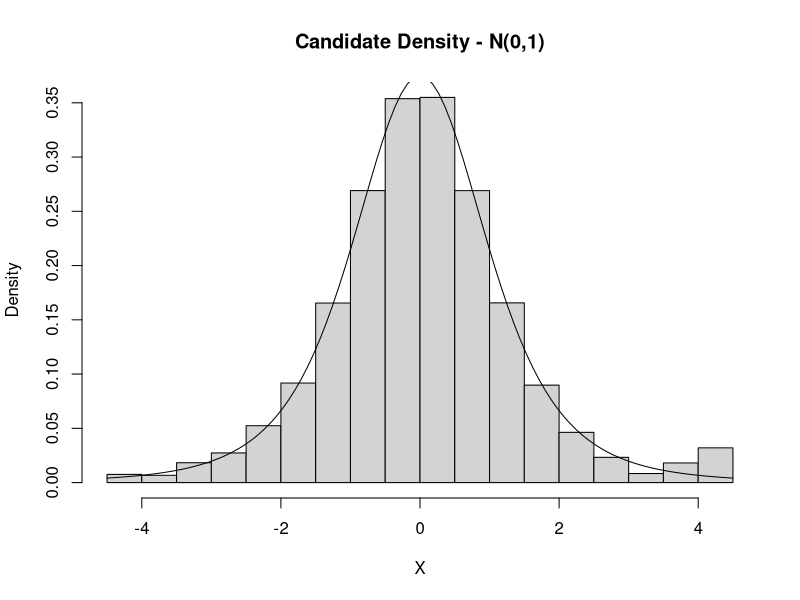
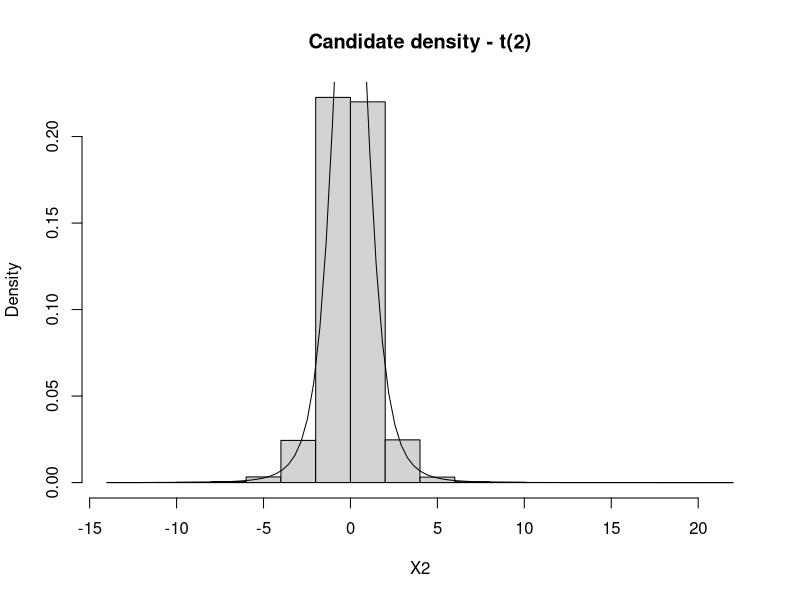
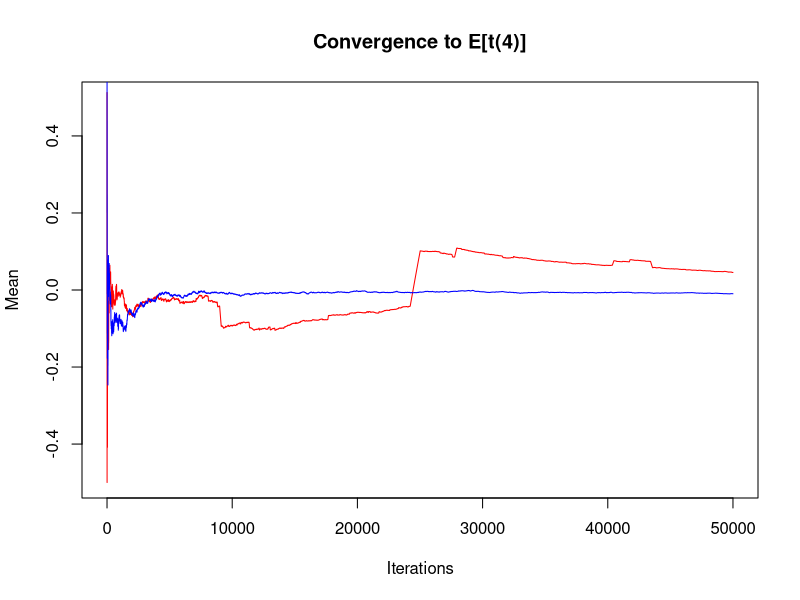
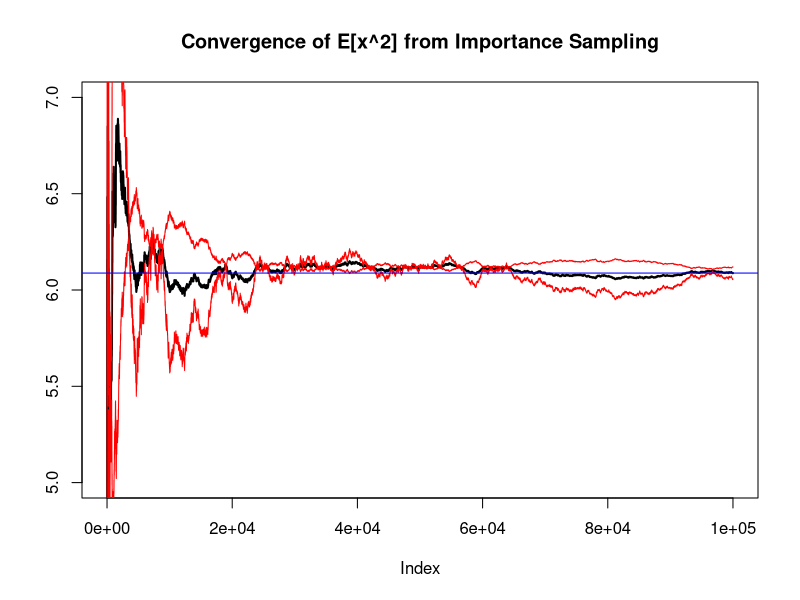
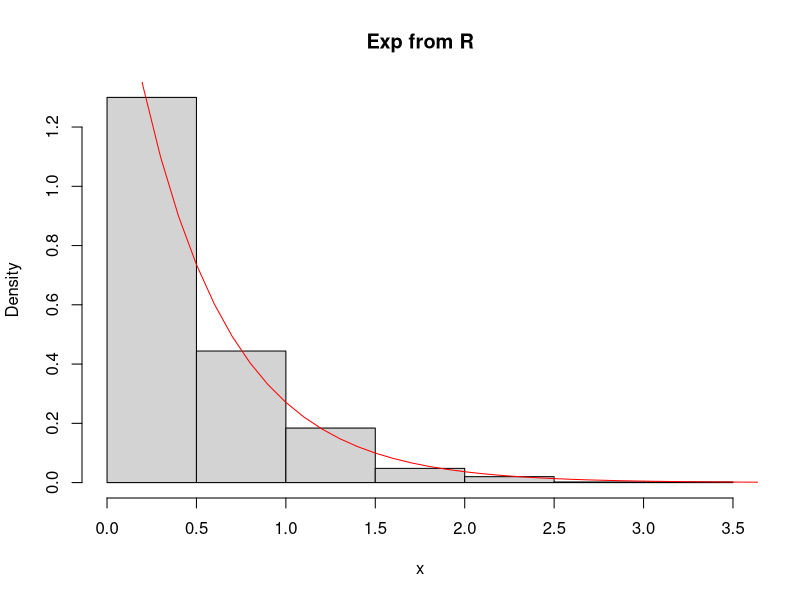
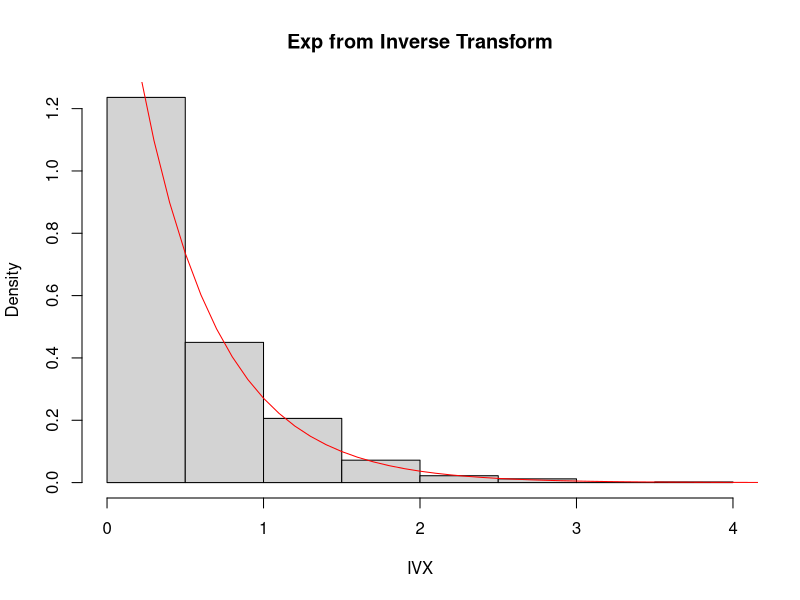
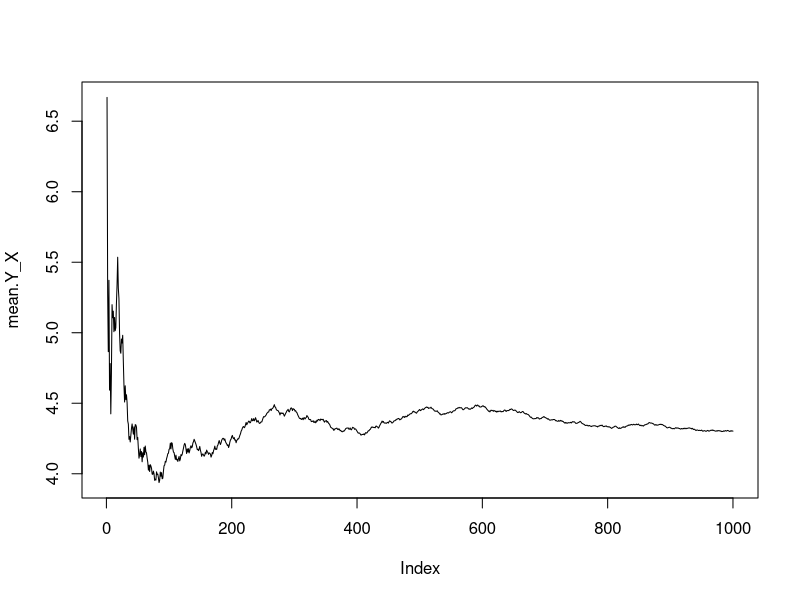
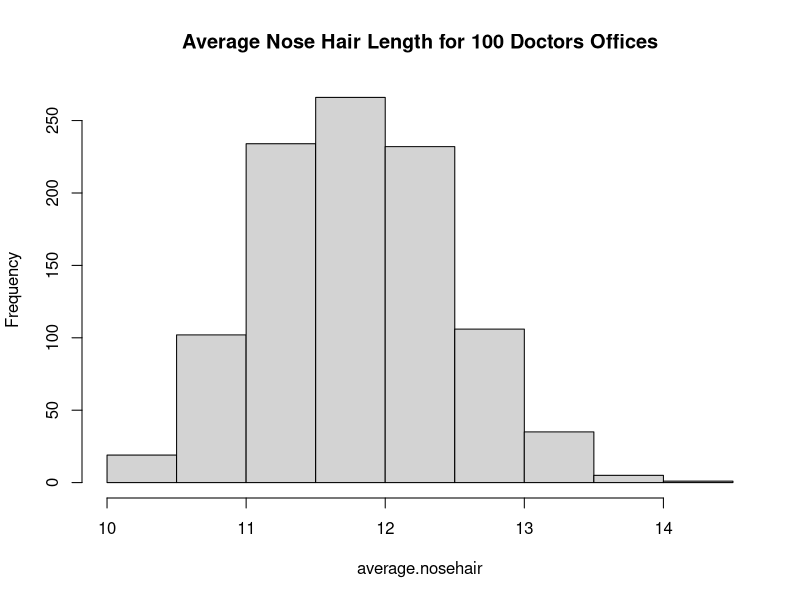

The R source for these figures, in order:
## ---- chunk 1
Sys.setenv(HTTP_PROXY = "c1proxy.frb.org:8080")
Sys.setenv(HTTPS_PROXY = "c1proxy.frb.org:8080")
Sys.setenv(SPARK_HOME = "/usr/hdp/current/spark2-client")
Sys.setenv(SPARK_CONF_DIR= "/usr/hdp/current/spark2-client/conf/")

library(knitr)
library(rmarkdown)
library(expm)
library(rmutil)
library(mnormt)
library(graphics)
library(raster)
library(sp)
library(MASS)
library(dplyr)
knitr::opts_chunk$set(echo = TRUE)
## ---- chunk 2
# Parameters 
Nsim <- 50000

# Get the true distribution for comparison
  tdist <- rt(n=Nsim,df=4)
  print(paste0("True mean of t(4) is ,", mean(tdist)))
  
# Get the vectors for the loop
  Accept <- 1
  X <- rep(runif(1),Nsim)  

# Run the Loop
  for (i in 2:Nsim){
    ## Get the candidate from N(0,1)
     Y <- rnorm(n=1,mean=0,sd=1)  
    ## (g(candidate)*q(X[i-1]))/(g(x[i-1])*q(candidate)
     rho <- (dt(Y,df=4)*dnorm(X[i-1],mean=0,sd=1))/
            (dt(X[i-1],df=4)*dnorm(Y,mean=0,sd=1))
    ## Accept Y with rho
      X[i] <- X[i-1] + (Y-X[i-1])*(runif(1)<rho)
    ## Acceptance rate
      Accept[i] <- (runif(1)<rho)
  }
  hist(X, freq=FALSE, main="Candidate Density - N(0,1)")
  curve(dt(x,df=4),add=T)
  print(paste0("Acceptance Rate based on N(0,1) ",(sum(as.numeric(Accept)))/(Nsim-1)))
  print(paste0("Mean based on N(0,1) = ",mean(X)))
  

  
## ---- chunk 3
# Parameters 
Nsim <- 50000

# Get the true distribution for comparison
  tdist <- rt(n=Nsim,df=4)
  print(paste0("True mean of t(4) is ,", mean(tdist)))
  
# Get the vectors for the loop
  Accept <- 1
  X2 <- rep(runif(1),Nsim)  

# Run the Loop
  for (i in 2:Nsim){
    ## Get the candidate from t(2)
     Y <- rt(n=1,df=2)  
    ## (g(candidate)*q(X[i-1]))/(g(x[i-1])*q(candidate)
     rho <- (dt(Y,df=4)*dt(X2[i-1],df=2))/
            (dt(X2[i-1],df=4)*dt(Y,df=2))
    ## Accept Y with probability rho
      X2[i] <- X2[i-1] + (Y-X2[i-1])*(runif(1)<rho)
    ## Acceptance rate
      Accept[i] <- (runif(1)<rho)
  }
  print(paste0("Acceptance Rate based on t(2) ",(sum(as.numeric(Accept)))/(Nsim-1)))
  print(paste0("Mean based on t(2) = ",mean(X)))
  hist(X2, freq=FALSE, main="Candidate density - t(2)")
  curve(dt(x,df=4),add=T)
  
  
## ---- chunk 4
mean.normcand <- cumsum(X)/1:Nsim
mean.t2 <- cumsum(X2)/1:Nsim

plot(mean.normcand, type='l',col='red',ylim=c(-0.5,0.5), main="Convergence to E[t(4)]",xlab="Iterations",ylab="Mean")
lines(mean.t2,col='blue')
## ---- chunk 5
# Set parameters
    Nsim <- 100000
    beta <- 2
    
# Set functions
  fx <- function(x){
    (4*x^2 *exp((-x^2/(beta^2))))/(beta^3*sqrt(pi))
  }
  hx <- function(x){
    x^2
    }
  
  #plot(fx,xlim=c(0,6))

# Importance Sampling
  # Simulate values from g(x) using expnential distribution
    gx <- rexp(Nsim)
  # Compute h(x)
    hX <- hx(gx)
  # Get the density weight [f(x)/g(x)]
    wX <- fx(gx)/dexp(gx)
  # Compute values of X
    X <- wX * hX
    
  # Average of hx
    mean.X <- cumsum(X)/(1:Nsim)
  # Get the variation from the mean for everyvalue of hx
    var.X <- sqrt(cumsum(X-mean.X)^2)/(1:Nsim)
  # Mean & Variance
    print(paste0("The function converges to a mean of ",mean.X[Nsim]," and a variance of ",var.X[Nsim]))
      
        
  ## Graph
     plot(mean.X,ylab="",type='l',lwd=2,ylim=c(5,7),main="Convergence of E[x^2] from Importance Sampling")
     lines(mean.X+2*var.X,col="red",lwd=1)
     lines(mean.X-2*var.X,col="red",lwd=1)
     abline(h=mean.X[Nsim], col = "blue")
  
## ---- chunk 6
# Set parameters
    Nsim <- 100000
    beta <- 2
    
# Set functions
  fx <- function(x){
    (4*x^2 *exp((-x^2/(beta^2))))/(beta^3*sqrt(pi))
  }

# Importance Sampling
  # Simulate values from U[1,4]
    gx <- runif(Nsim,1,4)
  # Get the density weight [f(x)/g(x)] - in this case g(x) is uniform so no need to divide.
    wX <- fx(gx)
  # Compute values of X
    X <- wX 
    
    probability <- sum(X)/Nsim
print(paste0("The probability 1 < x < 4 for pdf f(x) is ", probability))
## ---- chunk 7
# First I need to see if I can simluate from x*exp(-y)
  ## Set the function  
    fx <- function(x){
        2*exp(-2*x)
      }
    #plot(fx)
  ## Density from R
    x <- rexp(1000,2)
    
  ## Inverse Transform
    U <- runif(1000,0,1)
    IVX <- (-1/2)*log(U)  
  
  ## Plots  
    hist(x,freq=FALSE, main="Exp from R")
    plot(fx,add=TRUE,col="red",xlim=c(0,10))
    
    hist(IVX,freq=FALSE, main="Exp from Inverse Transform")
    plot(fx,add=TRUE,col="red",xlim=c(0,10))
  
## ---- chunk 8
# Set parameters 
  Nsim <- 1000

# Set Initial X_1 based on exponential distribution
  X0 <- rexp(n=1,1)
  X <- X0
# Set inital Y_1  (outside the loop cuz it is Y1)
  Y <- X0*rexp(n=1,X0)
  
# Run the loop 
  for (i in 2:Nsim){
    # Sample X
      X[i] <- Y[i-1]*rexp(n=1,Y[i-1])
    # Sample Y
      Y[i] <- X[i-1]*rexp(n=1,X[i-1])
  }
## ---- chunk 9
# Parameters
  mu <- 0
  var <- 1
  sd <- sqrt(var)
  Nsim <- 1000

# Function
  FY <- function(x,e){
    (9 + 3*(x) + e)
  }

# Generate X values
  logX <- rlnorm(Nsim,mean=mu,sd=sd)
  X <- exp(logX)

# Generate e values
  E <- rnorm(Nsim,0,1)

# Evaluate Y
  logY <- FY(logX,E)
  Y <- logY
  
# Evaluate Y/X
  Y_X <- Y/X
  
# Mean 
  mean.Y_X <- cumsum(Y_X)/(1:Nsim)  
  plot(mean.Y_X, type='l')


## ---- chunk 10
# The nose hair length (in centimeters) for your 10 patients. 
original.data <- c(12,16,15,12,10,9,11,10,13,11) 
all.data <- original.data %>% as.data.frame()
vector.data <- original.data

for (i in 2:1000){
  all.data[,i]<- sample(original.data,10,replace=TRUE)
  vector.data <- c(vector.data,all.data[,i])
}

as.matrix(all.data[1:3])
## ---- chunk 11
average.nosehair <- all.data %>% summarise_all(mean)
average.nosehair <- as.vector(t(average.nosehair))
hist(average.nosehair, main="Average Nose Hair Length for 100 Doctors Offices")
## ---- chunk 12
(sum(average.nosehair<=11)/1000)*100
## ---- chunk 13
Nsim <- 10000

# Get the initial distribution
  cauchy.sample <- rcauchy(10,7)
    sample <- round(cauchy.sample,2) %>% toString()
    print(paste0("We are going to sample from 10 observations (derived from a cauchy distribution:",sample))
    
# Sample from it with the Bootstrap Bill Turner 
  boot.theta <- c()
  for (i in 1:Nsim){
  bootstrap <- sample(cauchy.sample,size=10,replace=TRUE)
  boot.theta[i] <- mean(bootstrap)
  }
  boot.mean <- cumsum(boot.theta)/(1:Nsim)
  
  hist(boot.theta, main="Histogram of Bootstraped means from Cauchy(7)")
## ---- chunk 14
# Set the paramters
    Nsim <- 500
    X <- rep(1,Nsim)
    Time <- 1
    dt <- (Time/Nsim)

    lambda = 1
    mu = 1

# Empty vetors fro the loop
    timesteps <- seq(0,Time,dt)[1:Nsim]
    W <- rep(0,Nsim)
    
# Loop the loop and pull and your shoes are looking cool
  for (i in 2:Nsim){
    # Get your random noise
      dW <- rnorm(n=1,mean=0,sd=sqrt(dt))
    # X
      X[i] <- X[i-1] + lambda*dt*X[i-1] + mu*dW*X[i-1]
      W[i] <- W[i-1] + dW
  }
truesolution = X[1]*exp((lambda-mu^2/2)*timesteps + mu*W)
    
# Plot 
  plot(timesteps,X, col = 'red',type='l')    
  points(timesteps,truesolution, col='blue',type='l')
    
